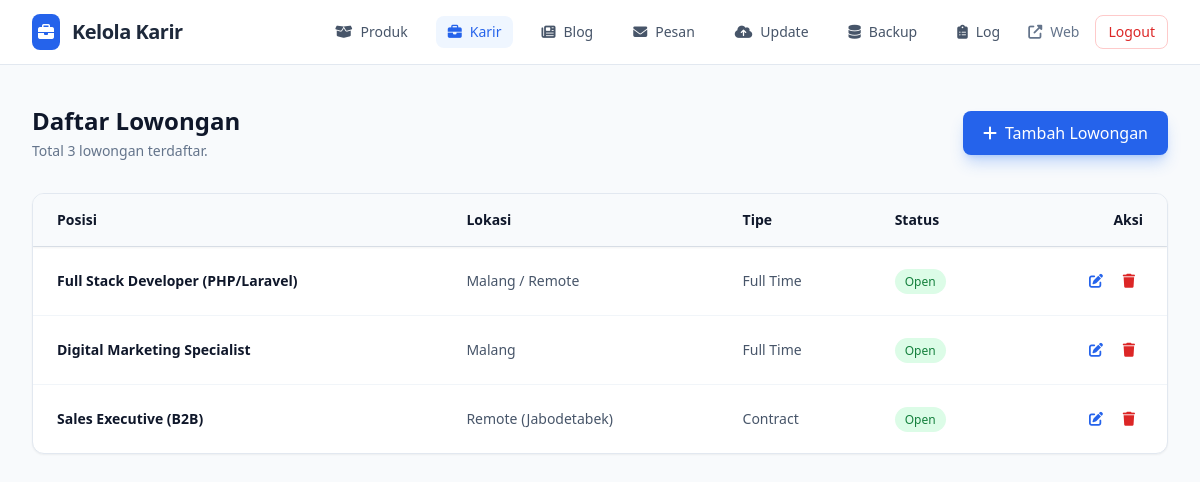
The page /admin/careers.php (signed in) on the database its author committed.
### tables this page shows
CREATE TABLE careers (
    id INT AUTO_INCREMENT PRIMARY KEY,
    title VARCHAR(255) NOT NULL,
    location VARCHAR(100) NOT NULL,
    type VARCHAR(50) NOT NULL,
    status ENUM('Open', 'Closed') DEFAULT 'Open',
    created_at TIMESTAMP DEFAULT CURRENT_TIMESTAMP
);

### admin/careers.php (the view, shortened to what this page needs)
<?php
require_once '../api/db.php';
$stmt = $pdo->query("SELECT * FROM careers ORDER BY created_at DESC");
$careers = $stmt->fetchAll(PDO::FETCH_ASSOC);
?>
<!DOCTYPE html>
<html lang="id">
<head>
    <script src="https://cdn.tailwindcss.com"></script>
    <link rel="stylesheet" href="https://cdnjs.cloudflare.com/ajax/libs/font-awesome/6.4.0/css/all.min.css">
</head>
<body class="bg-slate-50 text-slate-800 font-sans antialiased">
    <?php
    require_once 'header.php';
    ?>
    <main class="max-w-7xl mx-auto px-4 sm:px-6 lg:px-8 py-10">
        <div class="flex justify-between items-center mb-8">
            <div>
                <h1 class="text-2xl font-bold text-slate-900">Daftar Lowongan</h1>
                <p class="text-slate-500 text-sm mt-1">Total <?php echo count($careers); ?> lowongan terdaftar.</p>
            </div>
            <button onclick="openModal()" class="bg-blue-600 hover:bg-blue-700 text-white px-5 py-2.5 rounded-lg font-medium shadow-lg shadow-blue-500/30 transition-all flex items-center gap-2">
                <i class="fa-solid fa-plus"></i> Tambah Lowongan
            </button>
        </div>
        <div class="bg-white rounded-xl shadow-sm border border-slate-200 overflow-hidden">
            <div class="overflow-auto max-h-[75vh]">
                <table class="w-full text-left text-sm text-slate-600">
                    <thead class="bg-slate-50 text-slate-900 font-semibold border-b border-slate-200 sticky top-0 z-10 shadow-sm">
                        <tr>
                            <th class="px-6 py-4">Posisi</th>
                            <th class="px-6 py-4">Lokasi</th>
                            <th class="px-6 py-4">Tipe</th>
                            <th class="px-6 py-4">Status</th>
                            <th class="px-6 py-4 text-right">Aksi</th>
                        </tr>
                    </thead>
                    <tbody class="divide-y divide-slate-100">
                        <?php foreach ($careers as $job): ?>
                        <tr>
                            <td class="px-6 py-4 font-bold text-slate-900"><?php echo htmlspecialchars($job['title']); ?></td>
                            <td class="px-6 py-4"><?php echo htmlspecialchars($job['location']); ?></td>
                            <td class="px-6 py-4"><?php echo htmlspecialchars($job['type']); ?></td>
                            <td class="px-6 py-4">
                                <span class="px-2.5 py-1 rounded-full text-xs font-medium <?php echo $job['status'] === 'Open' ? 'bg-green-100 text-green-700' : 'bg-slate-100 text-slate-600'; ?>">
                                    <?php echo $job['status']; ?>
                                </span>
                            </td>
                            <td class="px-6 py-4 text-right">
                                <button onclick='editData(<?php echo json_encode($job); ?>)' class="p-2 text-blue-600 hover:bg-blue-50 rounded-lg"><i class="fa-solid fa-pen-to-square"></i></button>
                                <form method="POST" onsubmit="return confirm('Hapus lowongan ini?');" class="inline">
                                    <button type="submit" class="p-2 text-red-600 hover:bg-red-50 rounded-lg"><i class="fa-solid fa-trash"></i></button>
                                </form>
                            </td>
                        </tr>
                        <?php endforeach; ?>
                    </tbody>
                </table>
            </div>
        </div>
    </main>
</body>
</html>

### rows shown on the page
careers: title "Full Stack Developer (PHP/Laravel)", location "Malang / Remote", type "Full Time", status "Open"
careers: title "Digital Marketing Specialist", location "Malang", type "Full Time", status "Open"
careers: title "Sales Executive (B2B)", location "Remote (Jabodetabek)", type "Contract", status "Open"

### other values the page prints
$pageTitle "Kelola Karir"
count($careers) "3"
